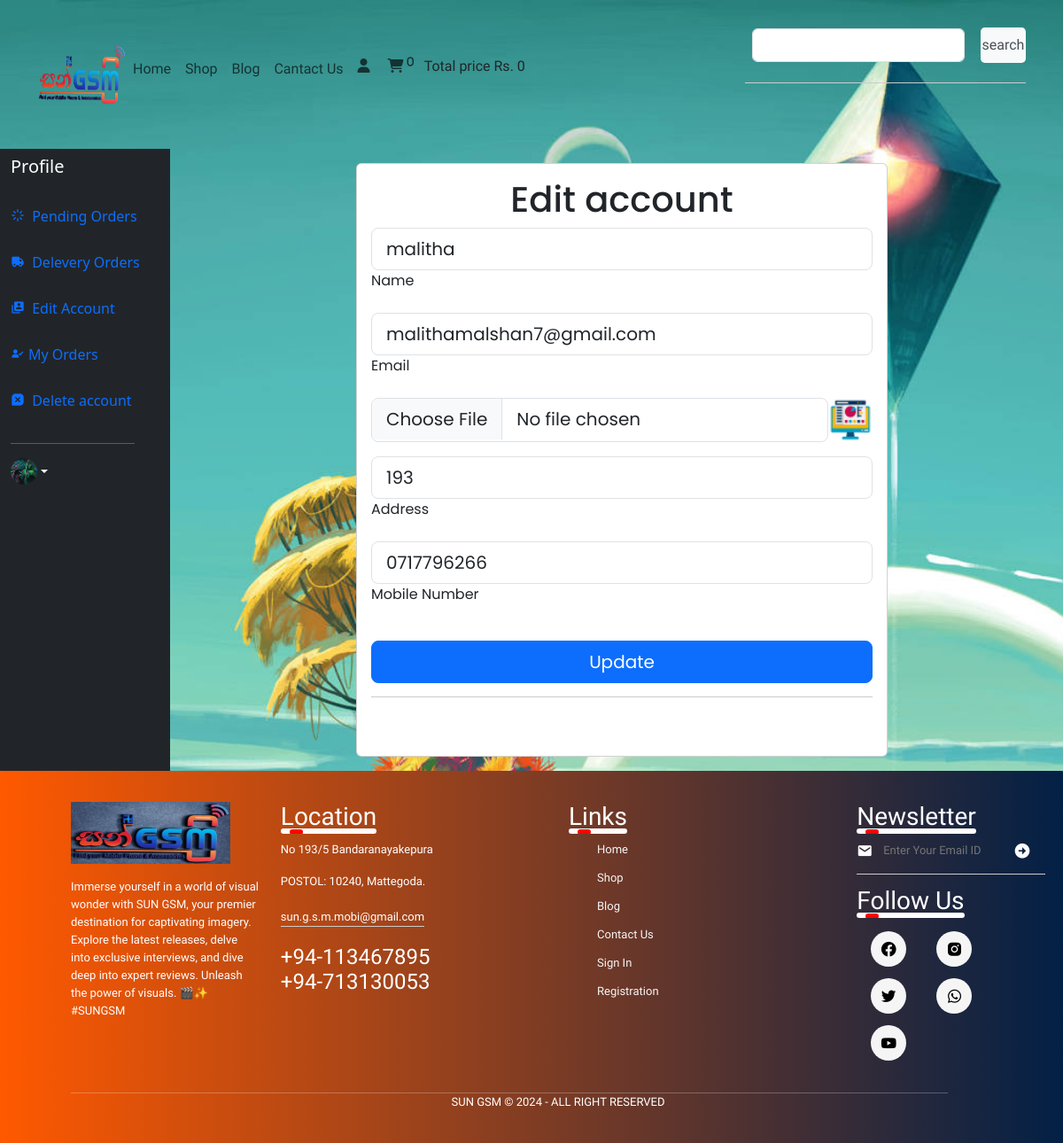
Page /user_panel/profile.php?edit_account (signed in) on the committed database.
### tables this page shows
CREATE TABLE `user` (
  `user_id` int(11) NOT NULL,
  `username` varchar(250) NOT NULL,
  `user_email` varchar(100) NOT NULL,
  `password` varchar(255) NOT NULL,
  `user_image` varchar(100) NOT NULL,
  `user_ip` varchar(100) NOT NULL,
  `user_address` varchar(100) NOT NULL,
  `user_mobile` varchar(100) NOT NULL,
  `registration_at` timestamp NOT NULL DEFAULT current_timestamp() ON UPDATE current_timestamp()
);

### functions/common_function.php (called while the page is built, shortened)
<?php
function getIPAddress()
{
    if (!empty($_SERVER['HTTP_CLIENT_IP'])) {
        $ip = $_SERVER['HTTP_CLIENT_IP'];
    }
    elseif (!empty($_SERVER['HTTP_X_FORWARDED_FOR'])) {
        $ip = $_SERVER['HTTP_X_FORWARDED_FOR'];
    }
    else {
        $ip = $_SERVER['REMOTE_ADDR'];
    }
    return $ip;
}
?>

### user_panel/edit_account.php (the view, shortened to what this page needs)
<?php
if (isset($_GET['edit_account'])) {
    if (isset($_SESSION['username'])) {
        if (isset($_GET['edit_account'])) {
            $user_session_name = $_SESSION['username'];
            $select_query = "SELECT * FROM user WHERE username='$user_session_name'";
            $result_query = mysqli_query($con, $select_query);
            $row_fetch = mysqli_fetch_assoc($result_query);
            $username = $row_fetch['username'];
            $useremail = $row_fetch['user_email'];
            $useraddress = $row_fetch['user_address'];
            $usermobile = $row_fetch['user_mobile'];
        }
    }
}
?>
<!DOCTYPE html>
<html lang="en">
<head>
    <link rel="stylesheet" href="https://cdnjs.cloudflare.com/ajax/libs/toastr.js/latest/toastr.min.css"
 />
</head>
<body>
    <div class="d-flex justify-content-center" style="border-radius: 15px; font-family:Poppins">
        <div class="card" style="width:100%; max-width: 600px;">
            <div class="card-body">
                <h1 class="text-center ">Edit account</h1>
                <form method="post" action="" enctype="multipart/form-data">
                    <div class="row g-3">
                        <div class="col-12">
                            <div class="form-outline">
                                <input type="text" name="username" class="form-control form-control-lg"
                                    value='<?php echo isset($username) ? $username : ''; ?>' required />
                                <label class="form-label" for="firstName1">Name</label>
                            </div>
                        </div>
                        <div class="col-12">
                            <div class="form-outline">
                                <input type="email" name="user_email" class="form-control form-control-lg"
                                    value='<?php echo isset($useremail) ? $useremail : ''; ?>' required />
                                <label class="form-label" for="firstName2">Email</label>
                            </div>
                        </div>
                        <div class="col-12">
                            <div class="form-outline mb-auto d-flex">
                                <input type="file" name="user_image" class="form-control form-control-lg" />
                                <img src="./user_images/<?php echo isset($userimage) ? $userimage : '5432747.png'; ?>"
                                    alt="User Image" style="width: 50px; height: 50px;">
                            </div>
                        </div>
                        <div class="col-12">
                            <div class="form-outline">
                                <input type="text" name="user_address" class="form-control form-control-lg"
                                    value='<?php echo isset($useraddress) ? $useraddress : ''; ?>' required />
                                <label class="form-label" for="firstName4">Address</label>
                            </div>
                        </div>
                        <div class="col-12">
                            <div class="form-outline">
                                <input type="text" name="user_mobile" class="form-control form-control-lg"
                                    value='<?php echo isset($usermobile) ? $usermobile : ''; ?>' required />
                                <label class="form-label" for="firstName5">Mobile Number</label>
                            </div>
                        </div>
                        <div class="col-12 mt-4 pt-2">
                            <input data-mdb-ripple-init class="btn btn-primary btn-lg" type="submit" value="Update"
                                name="user_update" />
                        </div>
                    </div>
                </form>
            </div>
        </div>
    </div>
</body>
</html>

### user_panel/profile.php (shortened to what this page needs)
<?php
include('../functions/common_function.php');
?>
<!DOCTYPE html>
<html lang="en">
<head>
    <link href="https://unpkg.com/boxicons@2.1.4/css/boxicons.min.css" rel="stylesheet" />
    <link rel="stylesheet" href="./user_page.css" />
    <link href="https://cdn.jsdelivr.net/npm/bootstrap@5.3.3/dist/css/bootstrap.min.css" rel="stylesheet"
 />
    <link rel="stylesheet" href="https://cdnjs.cloudflare.com/ajax/libs/font-awesome/6.5.1/css/all.min.css"
 />
    <link rel="stylesheet" href="https://cdnjs.cloudflare.com/ajax/libs/toastr.js/latest/toastr.min.css"
 />
</head>
</head>
<body>
    <section>
        <?php
        function cart_item()
        {
            global $con;
            $get_ip_add = getIPAddress();
            $select_query = "SELECT * FROM `cart` WHERE ip_address='$get_ip_add'";
            $result_query = mysqli_query($con, $select_query);
            $count_cart_items = mysqli_num_rows($result_query);
            echo $count_cart_items;
        }
        function total_cart_price()
        {
            $total_price = 0;
            echo $total_price;
        }
        ?>
        <nav class="navbar navbar-expand-lg py-4 font">
            <div class=" container">
                <a href="index.php"><img src="../index/images/loogo.png" alt="logo" width="100px" height="70px" /></a>
                <div class="collapse navbar-collapse animated-underline" id="navbarSupportedContent">
                    <ul class="navbar-nav me-auto mb-2 mb-lg-0">
                        <li class="nav-item">
                            <a class="nav-link" href="../index/index.php">Home</a>
                        </li>
                        <li class="nav-item">
                            <a class="nav-link" href="../shop/shop.php">Shop</a>
                        </li>
                        <li class="nav-item">
                            <a class="nav-link" href="#">Blog</a>
                        </li>
                        <li class="nav-item">
                            <a class="nav-link" href="#">Cantact Us</a>
                        </li>
                        <li class="nav-item">
                            <i class="fa-solid fa-user nav-link"></i>
                            <a href="../shop/cart.php"> <i class="fa-solid fa-cart-shopping nav-link">
                                    <sup><?php cart_item() ?></sup>
                                </i></a>
                            Total price Rs. <?php total_cart_price() ?>
                        </li>
                    </ul>
                    <form class="d-flex" action="../shop/search.php" method="get">
                        <input class="form-control m-2" type="search" palceholder="Search" aria-label="Search"
                            style="width: 240px;" name="search_data">
                        <input type="submit" value="search" class="btn-outline search" name="search_data_product">
                    </form>
                </div>
            </div>
        </nav>
    </section>
    <div class="">
        <div class="row flex-nowrap">
            <div class="col-auto col-md-3 col-xl-2 px-sm-2 px-0 bg-dark">
                <div class="d-flex flex-column align-items-center align-items-sm-start px-3 pt-2 text-white min-vh-20">
                    <div class="d-flex align-items-center pb-3 mb-md-0 me-md-auto text-white text-decoration-none">
                        <h1 class="fs-5 d-none d-sm-inline">Profile</h1>
                    </div>
                    <ul class="nav nav-pills flex-column mb-sm-auto mb-0 align-items-center align-items-sm-start"
                        id="menu">
                        <li class="nav-item">
                            <a href="profile.php?pending_orders" class="nav-link align-middle px-0">
                                <i class='bx bx-loader'></i> <span class="ms-1 d-none d-sm-inline">Pending Orders</span>
                            </a>
                        </li>
                        <li class="nav-item">
                            <a href="profile.php?delevery_orders" class="nav-link align-middle px-0">
                                <i class='bx bxs-truck'></i> <span class="ms-1 d-none d-sm-inline">Delevery
                                    Orders</span>
                            </a>
                        </li>
                        <li>
                            <a href="profile.php?edit_account" class="nav-link px-0 align-middle">
                                <i class='bx bxs-user-account'></i> <span class="ms-1 d-none d-sm-inline">Edit
                                    Account</span></a>
                        </li>
                        <li>
                            <a href="profile.php?my_orders" class="nav-link align-middle px-0">
                                <i class='bx bxs-user-check'></i><span class="ms-1 d-none d-sm-inline">My
                                    Orders</span></a>
                        </li>
                        <li>
                            <a href="profile.php?delete_account" class="nav-link align-middle px-0">
                                <i class='bx bxs-message-square-x'></i> <span class="ms-1 d-none d-sm-inline">Delete
                                    account</span>
                            </a>
                        </li>
                    </ul>
                    <hr>
                    <div class="dropdown pb-4">
                        <a href="#" class="d-flex align-items-center text-white text-decoration-none dropdown-toggle"
                            id="dropdownUser1" data-bs-toggle="dropdown" aria-expanded="false">
                            <?php
                            if (!isset($_SESSION['username'])) {
                                echo " <span class='d-none d-sm-inline mx-1'>Guest</span>";
                            } else {
                                $username = $_SESSION['username'];
                                $user_image = "SELECT * FROM `user` WHERE username='$username'";
                                $user_image = mysqli_query($con, $user_image);
                                $row_image = mysqli_fetch_array($user_image);
                                $user_image = $row_image['user_image'];
                                echo "<img src='../user_panel/user_images/$user_image' alt='User Avatar' width='30' height='30'
                                class='rounded-circle'>";
                            }
                            ?>
                        </a>
                    </div>
                </div>
            </div>
            <div class="col py-3 text-white">
                <div>
                    <?php
                    if (isset($_GET['edit_account'])) {
                        include('edit_account.php');
                    }
                    ?>
                </div>
            </div>
        </div>
        <footer class="footer col-md-12 col-lg-12 col-sm-12">
            <div class="row">
                <div class="col">
                    <img style="margin-bottom: 1rem;" src="../index/images/logoo.jpg" width="180px" height="70px" />
                    <p>
                        Immerse yourself in a world of visual wonder with SUN GSM,
                        your premier destination for captivating imagery. Explore the latest
                        releases, delve into exclusive interviews, and dive deep into expert
                        reviews. Unleash the power of visuals. 🎬✨ #SUNGSM
                    </p>
                </div>
                <div class="col">
                    <h3>
                        Location
                        <div class="underline"><span></span></div>
                    </h3>
                    <p>No 193/5 Bandaranayakepura</p>
                    <p>POSTOL: 10240, Mattegoda.</p>
                    <p class="email-id">sun.g.s.m.mobi@gmail.com</p>
                    <h4>+94-113467895 <br />+94-713130053</h4>
                </div>
                <div class="col">
                    <h3>
                        Links
                        <div class="underline"><span></span></div>
                    </h3>
                    <ul>
                        <li><a class="a" href="#">Home</a></li>
                        <li><a class="a" href="#">Shop</a></li>
                        <li><a class="a" href="#">Blog</a></li>
                        <li><a class="a" href="#">Contact Us</a></li>
                        <li><a class="a" href="#">Sign In</a></li>
                        <li>
                            <a class="a" href="#">Registration</a>
                        </li>
                    </ul>
                </div>
                <div class="col">
                    <h3>
                        Newsletter
                        <div class="underline"><span></span></div>
                    </h3>
                    <form>
                        <i class="bx bxs-envelope" undefined></i>
                        <input type="text" placeholder="Enter Your Email ID" required />
                        <button type="submit">
                            <i class="bx bxs-right-arrow-circle"></i>
                        </button>
                    </form>
                    <div class="social-icons">
                        <h3>
                            Follow Us
                            <div class="underline"><span></span></div>
                        </h3>
                        <i class="bx bxl-facebook-circle"></i>
                        <i class="bx bxl-instagram-alt"></i>
                        <i class="bx bxl-twitter"></i>
                        <i class="bx bxl-whatsapp"></i>
                        <i class="bx bxl-youtube"></i>
                    </div>
                </div>
            </div>
            <hr />
            <p class="copyright">SUN GSM © 2024 - All Right Reserved</p>
        </footer>
</body>
</html>

### rows in the picture
user: user_image (picture), username "malitha", user_email "malithamalshan7@gmail.com", user_address "193", user_mobile "0717796266"

### other values in the picture
$count_cart_items "0"
$total_price "0"
